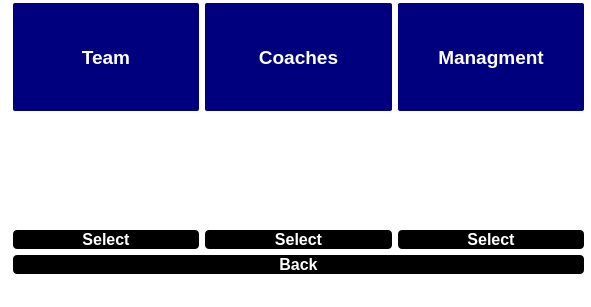
<?xml version="1.0" encoding="UTF-8"?>
<ui version="4.0">
 <class>Team_Composition</class>
 <widget class="QMainWindow" name="Team_Composition">
  <property name="geometry">
   <rect>
    <x>0</x>
    <y>0</y>
    <width>591</width>
    <height>307</height>
   </rect>
  </property>
  <property name="windowTitle">
   <string>MainWindow</string>
  </property>
  <property name="styleSheet">
   <string notr="true">background-color: rgb(255, 255, 255);</string>
  </property>
  <widget class="QWidget" name="centralwidget">
   <widget class="QWidget" name="verticalLayoutWidget">
    <property name="geometry">
     <rect>
      <x>13</x>
      <y>3</y>
      <width>571</width>
      <height>271</height>
     </rect>
    </property>
    <layout class="QVBoxLayout" name="verticalLayout">
     <item>
      <layout class="QGridLayout" name="gridLayout">
       <item row="1" column="1">
        <widget class="QLabel" name="logo_coach">
         <property name="font">
          <font>
           <family>Arial</family>
          </font>
         </property>
         <property name="styleSheet">
          <string notr="true">QLabel{border-color: rgb(85, 255, 0);}</string>
         </property>
         <property name="text">
          <string/>
         </property>
         <property name="pixmap">
          <pixmap resource="ressources.qrc">:/FC resources/photo_2022-05-20_17-32-52.jpg</pixmap>
         </property>
        </widget>
       </item>
       <item row="1" column="2">
        <widget class="QLabel" name="logo_director">
         <property name="font">
          <font>
           <family>Arial</family>
          </font>
         </property>
         <property name="styleSheet">
          <string notr="true">QLabel{border-color: rgb(85, 255, 0);}</string>
         </property>
         <property name="text">
          <string/>
         </property>
         <property name="pixmap">
          <pixmap resource="ressources.qrc">:/FC resources/photo_2022-05-20_17-04-50.jpg</pixmap>
         </property>
        </widget>
       </item>
       <item row="0" column="1">
        <widget class="QLabel" name="label_2">
         <property name="font">
          <font>
           <family>Arial</family>
           <pointsize>14</pointsize>
           <weight>75</weight>
           <bold>true</bold>
          </font>
         </property>
         <property name="styleSheet">
          <string notr="true">border-radius: 2px;
color: rgb(255, 255, 255);
background-color: rgb(0, 0, 127);</string>
         </property>
         <property name="text">
          <string>Coaches</string>
         </property>
         <property name="alignment">
          <set>Qt::AlignCenter</set>
         </property>
        </widget>
       </item>
       <item row="0" column="0">
        <widget class="QLabel" name="label">
         <property name="font">
          <font>
           <family>Arial</family>
           <pointsize>14</pointsize>
           <weight>75</weight>
           <bold>true</bold>
          </font>
         </property>
         <property name="styleSheet">
          <string notr="true">border-radius: 2px;
color: rgb(255, 255, 255);
background-color: rgb(0, 0, 127);</string>
         </property>
         <property name="text">
          <string>Team</string>
         </property>
         <property name="alignment">
          <set>Qt::AlignCenter</set>
         </property>
        </widget>
       </item>
       <item row="0" column="2">
        <widget class="QLabel" name="label_3">
         <property name="font">
          <font>
           <family>Arial</family>
           <pointsize>14</pointsize>
           <weight>75</weight>
           <bold>true</bold>
          </font>
         </property>
         <property name="styleSheet">
          <string notr="true">border-radius: 2px;
color: rgb(255, 255, 255);
background-color: rgb(0, 0, 127);</string>
         </property>
         <property name="text">
          <string>Managment</string>
         </property>
         <property name="alignment">
          <set>Qt::AlignCenter</set>
         </property>
        </widget>
       </item>
       <item row="1" column="0">
        <widget class="QLabel" name="logo_team">
         <property name="font">
          <font>
           <family>Arial</family>
          </font>
         </property>
         <property name="styleSheet">
          <string notr="true">QLabel{border-color: rgb(85, 255, 0);}</string>
         </property>
         <property name="text">
          <string/>
         </property>
         <property name="pixmap">
          <pixmap resource="ressources.qrc">:/FC resources/photo_2022-05-20_17-03-01.jpg</pixmap>
         </property>
        </widget>
       </item>
       <item row="2" column="0">
        <widget class="QPushButton" name="pushButton_players">
         <property name="font">
          <font>
           <family>Arial</family>
           <pointsize>12</pointsize>
           <weight>75</weight>
           <bold>true</bold>
          </font>
         </property>
         <property name="styleSheet">
          <string notr="true">QPushButton {
background-color: rgb(0, 0, 0);
color: rgb(255, 255, 255);
border-radius: 4px;
}
QPushButton:hover:!pressed { 
background-color: rgb(255, 255, 255);
color: rgb(0, 0, 0);
}</string>
         </property>
         <property name="text">
          <string>Select</string>
         </property>
        </widget>
       </item>
       <item row="2" column="1">
        <widget class="QPushButton" name="pushButton_coach">
         <property name="font">
          <font>
           <family>Arial</family>
           <pointsize>12</pointsize>
           <weight>75</weight>
           <bold>true</bold>
          </font>
         </property>
         <property name="styleSheet">
          <string notr="true">QPushButton {
background-color: rgb(0, 0, 0);
color: rgb(255, 255, 255);
border-radius: 4px;
}
QPushButton:hover:!pressed { 
background-color: rgb(255, 255, 255);
color: rgb(0, 0, 0);
}</string>
         </property>
         <property name="text">
          <string>Select</string>
         </property>
        </widget>
       </item>
       <item row="2" column="2">
        <widget class="QPushButton" name="pushButton_director">
         <property name="font">
          <font>
           <family>Arial</family>
           <pointsize>12</pointsize>
           <weight>75</weight>
           <bold>true</bold>
          </font>
         </property>
         <property name="styleSheet">
          <string notr="true">QPushButton {
background-color: rgb(0, 0, 0);
color: rgb(255, 255, 255);
border-radius: 4px;
}
QPushButton:hover:!pressed { 
background-color: rgb(255, 255, 255);
color: rgb(0, 0, 0);
}</string>
         </property>
         <property name="text">
          <string>Select</string>
         </property>
        </widget>
       </item>
      </layout>
     </item>
     <item>
      <widget class="QPushButton" name="pushButton_back">
       <property name="font">
        <font>
         <family>Arial</family>
         <pointsize>12</pointsize>
         <weight>75</weight>
         <bold>true</bold>
        </font>
       </property>
       <property name="styleSheet">
        <string notr="true">QPushButton {
background-color: rgb(0, 0, 0);
color: rgb(255, 255, 255);
border-radius: 4px;
}
QPushButton:hover:!pressed { 
background-color: rgb(255, 255, 255);
color: rgb(0, 0, 0);
}</string>
       </property>
       <property name="text">
        <string>Back</string>
       </property>
      </widget>
     </item>
    </layout>
   </widget>
  </widget>
  <widget class="QMenuBar" name="menubar">
   <property name="geometry">
    <rect>
     <x>0</x>
     <y>0</y>
     <width>591</width>
     <height>20</height>
    </rect>
   </property>
  </widget>
 </widget>
 <resources>
  <include location="ressources.qrc"/>
 </resources>
 <connections/>
</ui>
